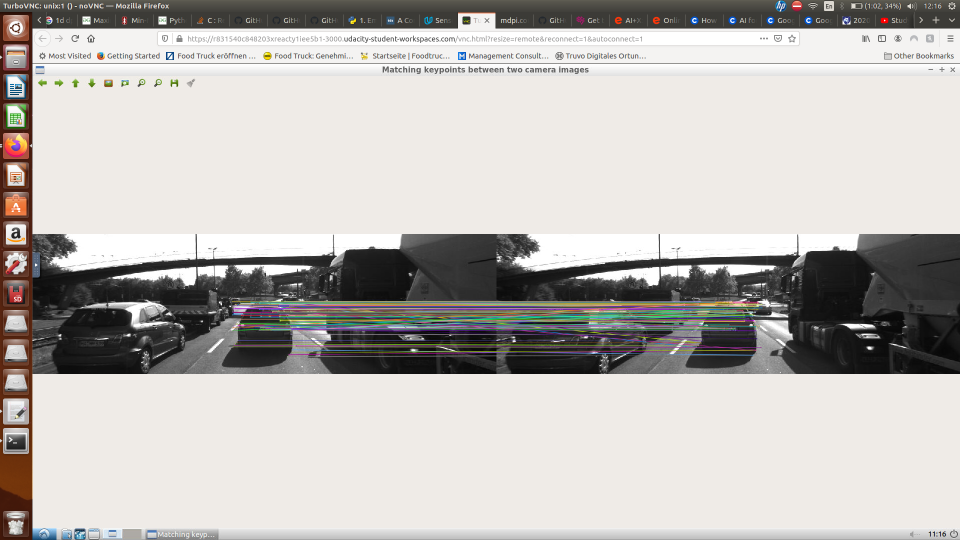
//> input picture Camera_2D_Feature_tracking/sensorfusion_feature_tracking_1.png, 1920 x 1080 px, given in place of 0000000000.png, which was not available (shown at 1/2 size)
$ ./MidTermProject_Camera_Student   (built with g++ and OpenCV 4)
//> lines starting //> are read from the running program, lines starting //| are printed output that depends on the picture; pictures that were not available may be replaced by others from this repository, and a replacement may not be noted
### Camera_2D_Feature_tracking/src/matching2D.hpp
#ifndef matching2D_hpp
#define matching2D_hpp

#include <stdio.h>
#include <iostream>
#include <sstream>
#include <iomanip>
#include <vector>
#include <cmath>
#include <limits>

#include <opencv2/core.hpp>
#include <opencv2/highgui/highgui.hpp>
#include <opencv2/imgproc/imgproc.hpp>
#include <opencv2/features2d.hpp>
#include <opencv2/xfeatures2d.hpp>
#include <opencv2/xfeatures2d/nonfree.hpp>

#include "dataStructures.h"


void detKeypointsHarris(std::vector<cv::KeyPoint> &keypoints, cv::Mat &img, bool bVis=false);
void detKeypointsShiTomasi(std::vector<cv::KeyPoint> &keypoints, cv::Mat &img, bool bVis=false);
void detKeypointsModern(std::vector<cv::KeyPoint> &keypoints, cv::Mat &img, std::string detectorType, bool bVis=false);
void descKeypoints(std::vector<cv::KeyPoint> &keypoints, cv::Mat &img, cv::Mat &descriptors, std::string descriptorType);
void matchDescriptors(std::vector<cv::KeyPoint> &kPtsSource, std::vector<cv::KeyPoint> &kPtsRef, cv::Mat &descSource, cv::Mat &descRef,
                      std::vector<cv::DMatch> &matches, std::string descriptorType, std::string matcherType, std::string selectorType);

#endif /* matching2D_hpp */

### Camera_2D_Feature_tracking/src/dataStructures.h
#ifndef dataStructures_h
#define dataStructures_h

#include <vector>
#include <opencv2/core.hpp>


struct DataFrame { // represents the available sensor information at the same time instance

    cv::Mat cameraImg; // camera image

    std::vector<cv::KeyPoint> keypoints; // 2D keypoints within camera image
    cv::Mat descriptors; // keypoint descriptors
    std::vector<cv::DMatch> kptMatches; // keypoint matches between previous and current frame
};


#endif /* dataStructures_h */

### Camera_2D_Feature_tracking/src/matching2D_Student.cpp
#include <numeric>
#include "matching2D.hpp"

using namespace std;

// Find best matches for keypoints in two camera images based on several matching methods
void matchDescriptors(std::vector<cv::KeyPoint> &kPtsSource, std::vector<cv::KeyPoint> &kPtsRef, cv::Mat &descSource, cv::Mat &descRef,
                      std::vector<cv::DMatch> &matches, std::string descriptorType, std::string matcherType, std::string selectorType)
{
    // configure matcher
    bool crossCheck = false;
    cv::Ptr<cv::DescriptorMatcher> matcher;

    if (matcherType.compare("MAT_BF") == 0)
    {
        int normType = cv::NORM_HAMMING;
        matcher = cv::BFMatcher::create(normType, crossCheck);
    }
    else if (matcherType.compare("MAT_FLANN") == 0)
    {
        if (descSource.type() != CV_32F || descRef.type() != CV_32F)
        {
            descSource.convertTo(descSource, CV_32F);
            descRef.convertTo(descRef, CV_32F);
        }
        matcher = cv::DescriptorMatcher::create(cv::DescriptorMatcher::FLANNBASED);
    }

    // perform matching task
    if (selectorType.compare("SEL_NN") == 0)
    { // nearest neighbor (best match)

        double t = (double)cv::getTickCount();
        matcher->match(descSource, descRef, matches); // Finds the best match for each descriptor in desc1
        t = ((double)cv::getTickCount() - t) / cv::getTickFrequency();
        cout << " (NN) with n=" << matches.size() << " matches in " << 1000 * t / 1.0 << " ms" << endl;
    }
    else if (selectorType.compare("SEL_KNN") == 0)
    { // k nearest neighbors (k=2)

        vector<vector<cv::DMatch>> knn_matches;
        double t = (double)cv::getTickCount();
        matcher->knnMatch(descSource, descRef, knn_matches, 2); // finds the 2 best matches
        t = ((double)cv::getTickCount() - t) / cv::getTickFrequency();
        cout << " (KNN) with n=" << knn_matches.size() << " matches in " << 1000 * t / 1.0 << " ms" << endl;

       // STUDENT TASK
       // filter matches using descriptor distance ratio test
       double minDescDistRatio = 0.8;
       for (auto it = knn_matches.begin(); it != knn_matches.end(); ++it)
       {
            if ((*it)[0].distance < minDescDistRatio * (*it)[1].distance)
            {
                matches.push_back((*it)[0]);
            }
       }
       cout << "# keypoints removed = " << knn_matches.size() - matches.size() << endl;
       // EOF STUDENT TASK
   }
}

// Use one of several types of state-of-art descriptors to uniquely identify keypoints
void descKeypoints(vector<cv::KeyPoint> &keypoints, cv::Mat &img, cv::Mat &descriptors, string descriptorType)
{
    // select appropriate descriptor
    cv::Ptr<cv::DescriptorExtractor> extractor;
    if (descriptorType.compare("BRISK") == 0)
    {

        int threshold = 30;        // FAST/AGAST detection threshold score.
        int octaves = 3;           // detection octaves (use 0 to do single scale)
        float patternScale = 1.0f; // apply this scale to the pattern used for sampling the neighbourhood of a keypoint.

        extractor = cv::BRISK::create(threshold, octaves, patternScale);
    }
         // BRIEF, ORB, FREAK, AKAZE, SIFT
    else if(descriptorType.compare("BRIEF") == 0) {
        extractor = cv::xfeatures2d::BriefDescriptorExtractor::create();
    }
    else if (descriptorType.compare("ORB") == 0) {
        extractor = cv::ORB::create();
    }
    else if (descriptorType.compare("FREAK") == 0) {
        extractor = cv::xfeatures2d::FREAK::create();
    }
    else if (descriptorType.compare("AKAZE") == 0) {
        extractor = cv::AKAZE::create();
    }
    else if (descriptorType.compare("SIFT") == 0) {
        extractor = cv::xfeatures2d::SIFT::create();
    }
    else
    {
        std::cout << "Invalid keypoints descriptor.\n";
    }


    // perform feature description
    double t = (double)cv::getTickCount();
    extractor->compute(img, keypoints, descriptors);
    t = ((double)cv::getTickCount() - t) / cv::getTickFrequency();
    cout << descriptorType << " descriptor extraction in " << 1000 * t / 1.0 << " ms" << endl;
}

// Detect keypoints in image using the traditional Shi-Thomasi detector
// [112 lines left out: functions detKeypointsShiTomasi, detKeypointsHarris, not called in this run]

// Detect keypoints in image using FAST, BRISK, ORB, AKAZE, SIFT detector
void detKeypointsModern(std::vector<cv::KeyPoint> &keypoints, cv::Mat &img, std::string detectorType, bool bVis)
{
    // assign detector
    cv::Ptr<cv::FeatureDetector> detector;
    if (detectorType.compare("FAST") == 0)
    {
        detector = cv::FastFeatureDetector::create(30, true, cv::FastFeatureDetector::TYPE_9_16);
    }
    else if (detectorType.compare("BRISK") == 0)
    {
        detector = cv::BRISK::create();
    }
    else if (detectorType.compare("ORB") == 0)
    {
        detector = cv::ORB::create();
    }
    else if (detectorType.compare("AKAZE") == 0)
    {
        detector = cv::AKAZE::create();
    }
    else if (detectorType.compare("SIFT") == 0)
    {
        detector = cv::xfeatures2d::SIFT::create();
    }
    else
    {
        std::cout << "Invalid keypoints detector.\n";
    }

    // detect
    double t = (double)cv::getTickCount();
    detector->detect(img, keypoints);
    t = ((double)cv::getTickCount() - t) / cv::getTickFrequency();
    cout << detectorType << " with n= " << keypoints.size() << " keypoints in " << 1000 * t / 1.0 << " ms" << endl;

    if (bVis)
    {
        cv::Mat visImage = img.clone();
        cv::drawKeypoints(img, keypoints, visImage, cv::Scalar::all(-1), cv::DrawMatchesFlags::DRAW_RICH_KEYPOINTS);
        string windowName = "Harris Corner Detector Results";
        cv::namedWindow(windowName, 6);
        imshow(windowName, visImage);
        cv::waitKey(0);
    }

}

### Camera_2D_Feature_tracking/src/MidTermProject_Camera_Student.cpp
/* INCLUDES FOR THIS PROJECT */
#include <iostream>
#include <fstream>
#include <sstream>
#include <iomanip>
#include <vector>
#include <cmath>
#include <limits>
#include <opencv2/core.hpp>
#include <opencv2/highgui/highgui.hpp>
#include <opencv2/imgproc/imgproc.hpp>
#include <opencv2/features2d.hpp>
#include <opencv2/xfeatures2d.hpp>
#include <opencv2/xfeatures2d/nonfree.hpp>

#include "dataStructures.h"
#include "matching2D.hpp"

using namespace std;

/* MAIN PROGRAM */
int main(int argc, const char *argv[])
{

    /* INIT VARIABLES AND DATA STRUCTURES */

    string detectorType;
    string descriptorType;
    // data location
    string dataPath = "../";

    // camera
    string imgBasePath = dataPath + "images/";
    string imgPrefix = "KITTI/2011_09_26/image_00/data/000000"; // left camera, color
    string imgFileType = ".png";
    int imgStartIndex = 0; // first file index to load (assumes Lidar and camera names have identical naming convention)
    int imgEndIndex = 9;   // last file index to load
    int imgFillWidth = 4;  // no. of digits which make up the file index (e.g. img-0001.png)

    // misc
    int dataBufferSize = 2;       // no. of images which are held in memory (ring buffer) at the same time
    vector<DataFrame> dataBuffer; // list of data frames which are held in memory at the same time
    bool bVis = false;            // visualize results


     // parameters for counts
    int all_kpts_cnt = 0;
    int all_match_kpts_cnt = 0;
    double t = (double)cv::getTickCount();

    /* MAIN LOOP OVER ALL IMAGES */

    for (size_t imgIndex = 0; imgIndex <= imgEndIndex - imgStartIndex; imgIndex++)
    {
        /* LOAD IMAGE INTO BUFFER */

        // assemble filenames for current index
        ostringstream imgNumber;
        imgNumber << setfill('0') << setw(imgFillWidth) << imgStartIndex + imgIndex;
        string imgFullFilename = imgBasePath + imgPrefix + imgNumber.str() + imgFileType;

        // load image from file and convert to grayscale
        cv::Mat img, imgGray;
        img = cv::imread(imgFullFilename);
//> img is the input picture: 1080 rows x 1920 cols, CV_8UC3; mean B, G, R 182.7, 185.8, 189.2
        cv::cvtColor(img, imgGray, cv::COLOR_BGR2GRAY);
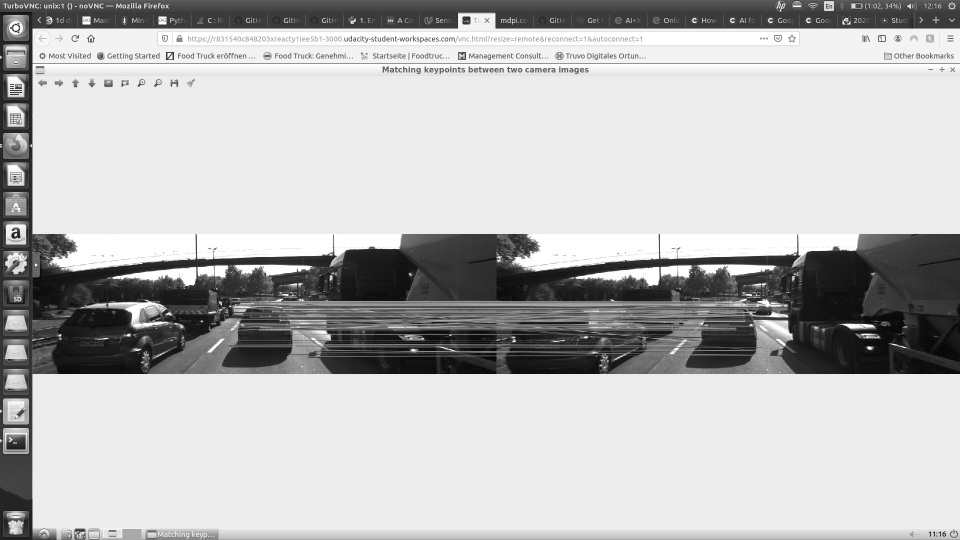
//> imgGray: 1080 rows x 1920 cols, CV_8UC1 (shown at 1/2 size); min 0, max 255, mean 186.6

        //// STUDENT ASSIGNMENT
        //// TASK MP.1 -> replace the following code with ring buffer of size dataBufferSize

        // push image into data frame buffer
        DataFrame frame;
        frame.cameraImg = imgGray;
        dataBuffer.push_back(frame);

        // erase first data in order to keep fix dataBufferSize size
        if (dataBuffer.size() > dataBufferSize)
        {
            dataBuffer.erase(dataBuffer.begin());
        }

        //// EOF STUDENT ASSIGNMENT
        cout << "#1 : LOAD IMAGE INTO BUFFER done" << endl;

        /* DETECT IMAGE KEYPOINTS */

        // extract 2D keypoints from current image
        vector<cv::KeyPoint> keypoints; // create empty feature list for current image
        string detectorType = "SIFT";

        //// STUDENT ASSIGNMENT
        //// TASK MP.2 -> add the following keypoint detectors in file matching2D.cpp and enable string-based selection based on detectorType
        //// -> HARRIS, FAST, BRISK, ORB, AKAZE, SIFT

        if (detectorType.compare("SHITOMASI") == 0)
        {
            detKeypointsShiTomasi(keypoints, imgGray, false);
        }
        else if (detectorType.compare("HARRIS") == 0)
        {
            detKeypointsHarris(keypoints, imgGray, false);
        }

        else
        {
            // FAST, BRISK, ORB, AKAZE, SIFT
            detKeypointsModern(keypoints, imgGray, detectorType, false);
//> in detKeypointsModern, `detector->detect(img, keypoints);`: keypoints = 4038 keypoints; strongest (x, y, size): (460, 612, 2.1), (404, 643, 2.2), (1739, 696, 5.4), (258, 670, 4.4)
        }
        //// EOF STUDENT ASSIGNMENT

        //// STUDENT ASSIGNMENT
        //// TASK MP.3 -> only keep keypoints on the preceding vehicle

        // only keep keypoints on the preceding vehicle
        bool bFocusOnVehicle = true;
        cv::Rect vehicleRect(535, 180, 180, 150);
        if (bFocusOnVehicle)
        {
           vector<cv::KeyPoint> keypoints_roi;
            for (auto it = keypoints.begin(); it < keypoints.end(); it++)
            {
                if (vehicleRect.contains(it->pt))
                {
                    cv::KeyPoint new_pnt;
                    new_pnt.pt = cv::Point2f(it->pt);
                    new_pnt.size = 1;
                    keypoints_roi.push_back(new_pnt);
                }
            }
//> after the loop, keypoints_roi = 0 keypoints
            keypoints = keypoints_roi;
//> keypoints = 0 keypoints
        }
        all_kpts_cnt += keypoints.size();
//> all_kpts_cnt = 0


        //// EOF STUDENT ASSIGNMENT

        // optional : limit number of keypoints (helpful for debugging and learning)
        bool bLimitKpts = false;
        if (bLimitKpts)
        {
            int maxKeypoints = 50;

            if (detectorType.compare("SHITOMASI") == 0)
            { // there is no response info, so keep the first 50 as they are sorted in descending quality order
                keypoints.erase(keypoints.begin() + maxKeypoints, keypoints.end());
            }
            cv::KeyPointsFilter::retainBest(keypoints, maxKeypoints);
            cout << " NOTE: Keypoints have been limited!" << endl;
        }

        // push keypoints and descriptor for current frame to end of data buffer
        (dataBuffer.end() - 1)->keypoints = keypoints;
        cout << "#2 : DETECT KEYPOINTS done" << endl;

        /* EXTRACT KEYPOINT DESCRIPTORS */

        //// STUDENT ASSIGNMENT
        //// TASK MP.4 -> add the following descriptors in file matching2D.cpp and enable string-based selection based on descriptorType
        //// -> BRIEF, ORB, FREAK, AKAZE, SIFT

        cv::Mat descriptors;
        string descriptorType = "FREAK"; // BRIEF, ORB, FREAK, AKAZE, SIFT
        descKeypoints((dataBuffer.end() - 1)->keypoints, (dataBuffer.end() - 1)->cameraImg, descriptors, descriptorType);
        //// EOF STUDENT ASSIGNMENT

        // push descriptors for current frame to end of data buffer
        (dataBuffer.end() - 1)->descriptors = descriptors;

        cout << "#3 : EXTRACT DESCRIPTORS done" << endl;

        if (dataBuffer.size() > 1) // wait until at least two images have been processed
        {

            /* MATCH KEYPOINT DESCRIPTORS */

            vector<cv::DMatch> matches;
            string matcherType = "MAT_BF";        // MAT_BF, MAT_FLANN
            string descriptorType = "DES_BINARY"; // DES_BINARY, DES_HOG
            string selectorType = "SEL_NN";       // SEL_NN, SEL_KNN

            //// STUDENT ASSIGNMENT
            //// TASK MP.5 -> add FLANN matching in file matching2D.cpp
            //// TASK MP.6 -> add KNN match selection and perform descriptor distance ratio filtering with t=0.8 in file matching2D.cpp

            matchDescriptors((dataBuffer.end() - 2)->keypoints, (dataBuffer.end() - 1)->keypoints,
                             (dataBuffer.end() - 2)->descriptors, (dataBuffer.end() - 1)->descriptors,
                             matches, descriptorType, matcherType, selectorType);

            //// EOF STUDENT ASSIGNMENT

            // store matches in current data frame
            (dataBuffer.end() - 1)->kptMatches = matches;

            cout << "#4 : MATCH KEYPOINT DESCRIPTORS done" << endl;
            all_match_kpts_cnt += matches.size();
            // visualize matches between current and previous image
            bVis = true;
            if (bVis)
            {
                cv::Mat matchImg = ((dataBuffer.end() - 1)->cameraImg).clone();
                cv::drawMatches((dataBuffer.end() - 2)->cameraImg, (dataBuffer.end() - 2)->keypoints,
                                (dataBuffer.end() - 1)->cameraImg, (dataBuffer.end() - 1)->keypoints,
                                matches, matchImg,
                                cv::Scalar::all(-1), cv::Scalar::all(-1),
                                vector<char>(), cv::DrawMatchesFlags::DRAW_RICH_KEYPOINTS);

                string windowName = "Matching keypoints between two camera images";
                cv::namedWindow(windowName, 7);
                cv::imshow(windowName, matchImg);
                cout << "Press key to continue to next image" << endl;
                cv::waitKey(0); // wait for key to be pressed
            }
            bVis = false;
        }

    } // eof loop over all images
//> pass 2 of the loop `for (size_t imgIndex = 0; imgIndex <= imgEndIndex - imgStartIndex; img..`:
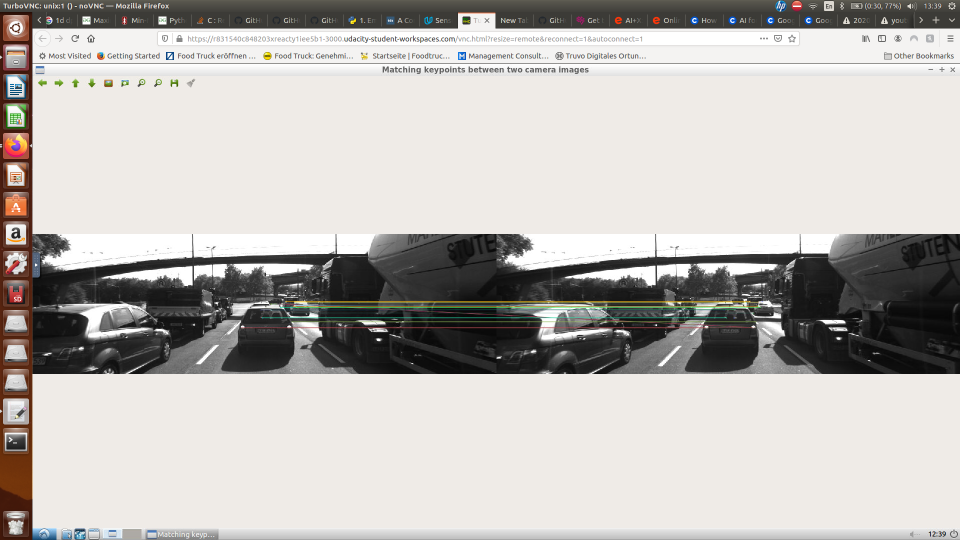
//> input picture Camera_2D_Feature_tracking/Harris_BRISK.png, 1920 x 1080 px, given in place of 0000000001.png, which was not available (shown at 1/2 size)
//> img is the input picture: 1080 rows x 1920 cols, CV_8UC3; mean B, G, R 181.6, 184.9, 188.3
//> `cv::cvtColor(img, imgGray, cv::COLOR_BGR2GRAY);`:
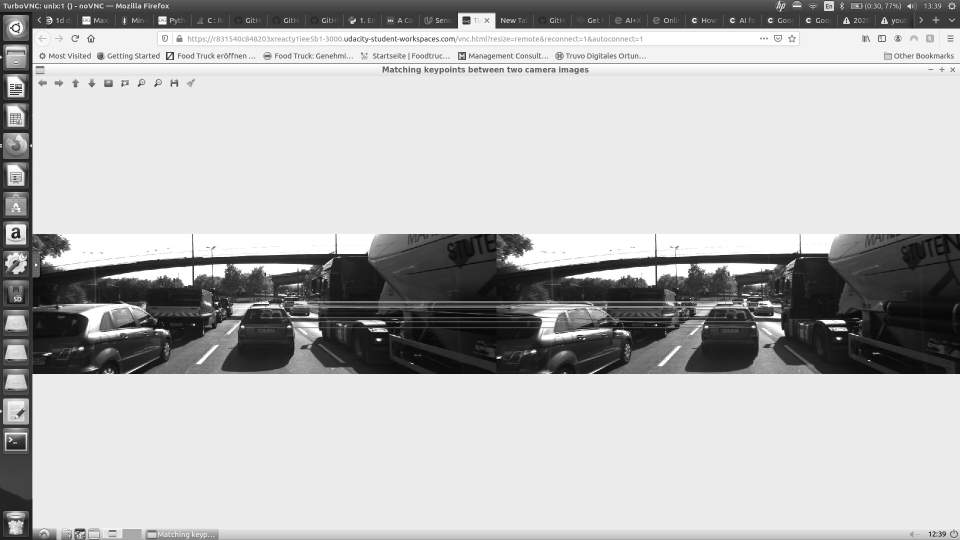
//> imgGray: 1080 rows x 1920 cols, CV_8UC1 (shown at 1/2 size); min 0, max 255, mean 185.7
//> in detKeypointsModern (call 2), `detector->detect(img, keypoints);`: keypoints = 4165 keypoints; strongest (x, y, size): (757, 679, 4.7), (456, 614, 1.8), (388, 649, 2.4), (31, 470, 3.7)
//> `keypoints = keypoints_roi;`: keypoints = 0 keypoints
//> `cv::imshow(windowName, matchImg);`:
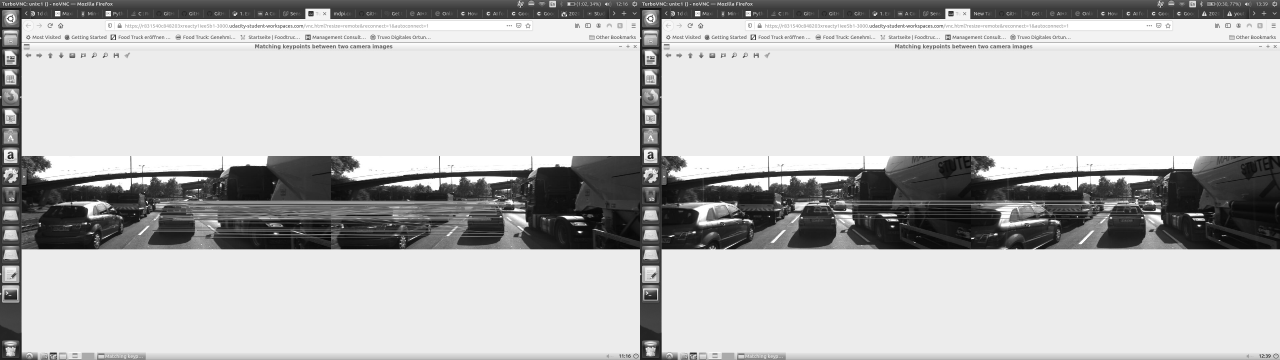
//> window 'Matching keypoints between two': 1080 rows x 3840 cols, CV_8UC3 (shown at 1/3 size); min 0, max 255, mean 186.2
//> (the run ends here: the program stops with an error, at `cv::cvtColor(img, imgGray, cv::COLOR_BGR2GRAY);`)
